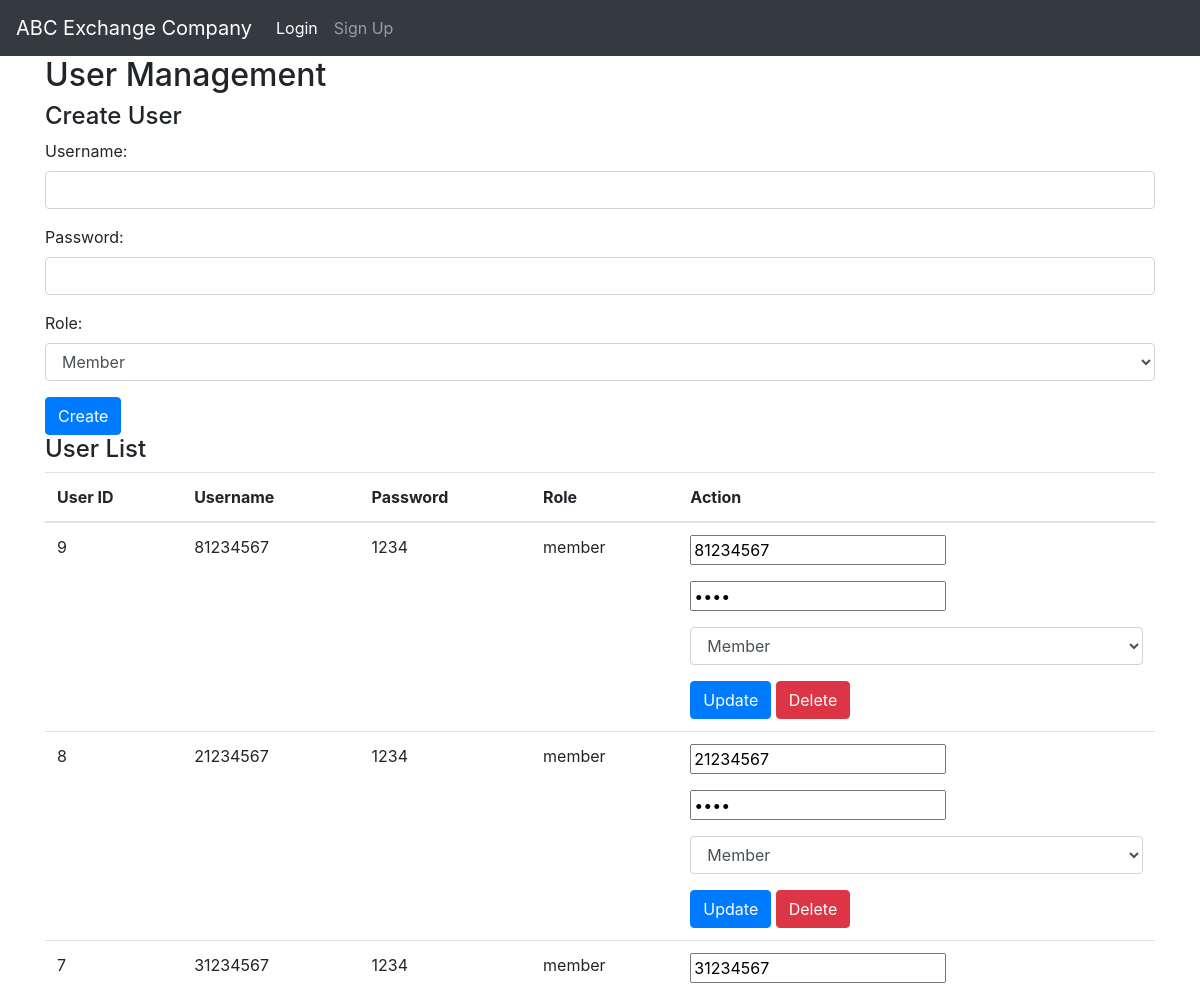
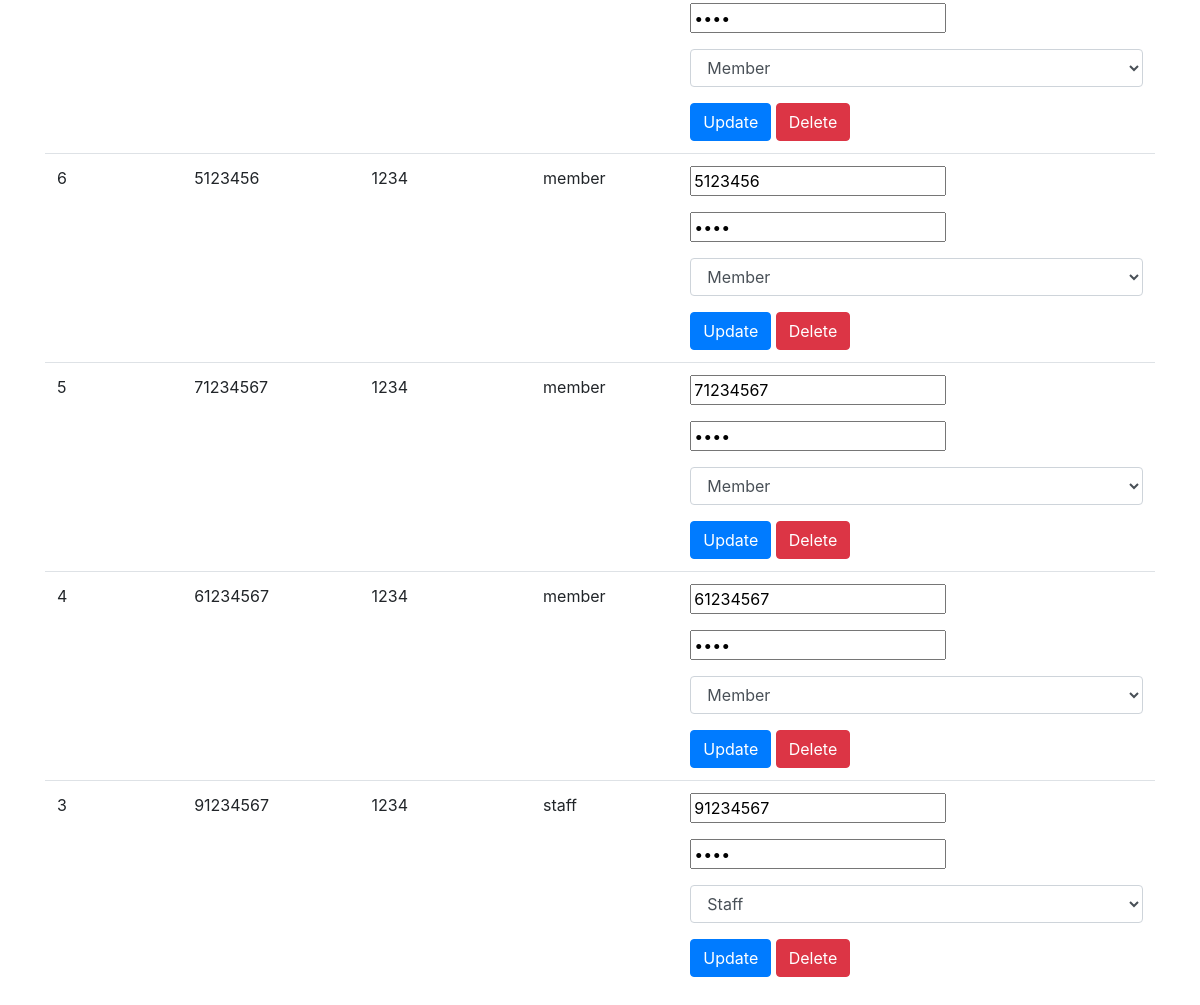
The page /member.php on the database its author committed (2 pictures, top to bottom).
### tables this page shows
CREATE TABLE users (
    id INTEGER PRIMARY KEY AUTOINCREMENT,
    username TEXT NOT NULL,
    password TEXT NOT NULL,
    role TEXT DEFAULT 'member'
);

### member.php (the view, shortened to what this page needs)
<?php include("header.php"); ?>
<!DOCTYPE html>
<html>
<head>
  <link rel="stylesheet" href="https://stackpath.bootstrapcdn.com/bootstrap/4.5.2/css/bootstrap.min.css">
</head>
<body>
  <div class="container">
    <h2>User Management</h2>
    <?php
    $db = new SQLite3('database.db');
    $query = "SELECT * FROM users order by id desc";
    $result = $db->query($query);
    $users = [];
    while ($row = $result->fetchArray(SQLITE3_ASSOC)) {
      $users[] = $row;
    }
    ?>
    <h4>Create User</h4>
    <form method="POST">
      <div class="form-group">
        <label for="user-username">Username:</label>
        <input type="text" class="form-control" id="user-username" name="user-username" required>
      </div>
      <div class="form-group">
        <label for="user-password">Password:</label>
        <input type="password" class="form-control" id="user-password" name="user-password" required>
      </div>
      <div class="form-group">
        <label for="user-role">Role:</label>
        <select class="form-control" id="user-role" name="user-role" required>
          <option value="member">Member</option>
        </select>
      </div>
      <button type="submit" name="create" class="btn btn-primary">Create</button>
    </form>
    <h4>User List</h4>
    <table class="table">
      <thead>
        <tr>
          <th>User ID</th>
          <th>Username</th>
          <th>Password</th>
          <th>Role</th>
          <th>Action</th>
        </tr>
      </thead>
      <tbody>
        <?php foreach ($users as $user) { ?>
          <tr>
            <td><?php echo $user['id']; ?></td>
            <td><?php echo $user['username']; ?></td>
            <td><?php echo $user['password']; ?></td>
            <td><?php echo $user['role']; ?></td>
            <td>
              <form method="POST">
                <div class="form-group">
                  <input type="text" name="user-username" value="<?php echo $user['username']; ?>" required>
                </div>
                <div class="form-group">
                  <input type="password" name="user-password" value="<?php echo $user['password']; ?>" required>
                </div>
                <div class="form-group">
                  <select class="form-control" name="user-role" required>
                    <option value="member" <?php echo $user['role'] === 'member' ? 'selected' : ''; ?>>Member</option>
                    <option value="staff" <?php echo $user['role'] === 'staff' ? 'selected' : ''; ?>>Staff</option>
                  </select>
                </div>
                <button type="submit" name="update"class="btn btn-primary">Update</button>
                <button type="submit" name="delete" class="btn btn-danger">Delete</button>
              </form>
           </td>
          </tr>
        <?php } ?>
      </tbody>
    </table>
  </div>
  <?php include("footer.php"); ?>

### rows shown on the page
users: id "9", username "81234567", password "1234", role "member", user-username "81234567", user-role "Member"
users: id "8", username "21234567", password "1234", role "member", user-username "21234567", user-role "Member"
users: id "7", username "31234567", password "1234", role "member", user-username "31234567", user-role "Member"
users: id "6", username "5123456", password "1234", role "member", user-username "5123456", user-role "Member"
users: id "5", username "71234567", password "1234", role "member", user-username "71234567", user-role "Member"
users: id "4", username "61234567", password "1234", role "member", user-username "61234567", user-role "Member"
users: id "3", username "91234567", password "1234", role "staff", user-username "91234567", user-role "Staff"
